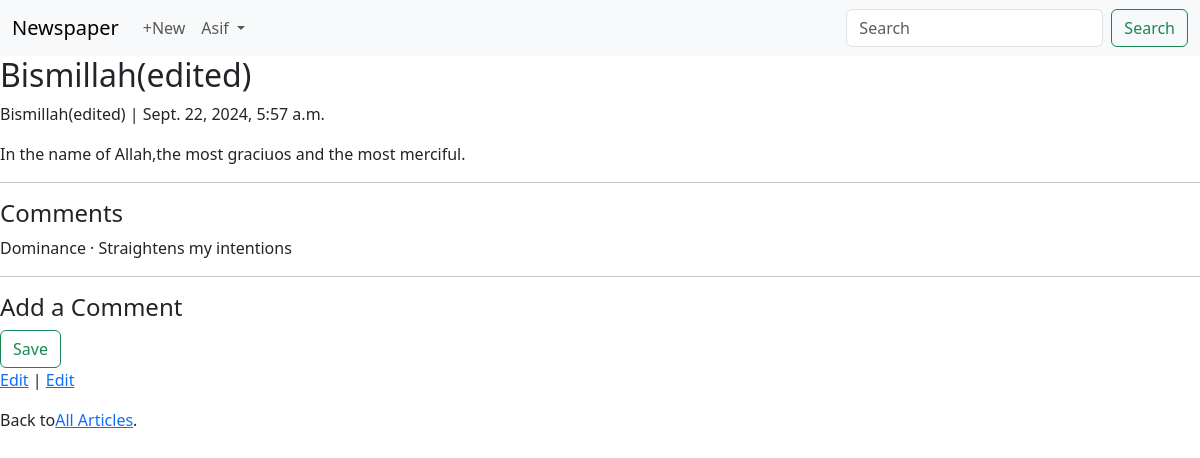
Screenshot of /articles/1/ (signed in) with the database file from the repository.
### accounts/models.py (models this page shows)
class CustomUser(AbstractUser):
    age = models.PositiveBigIntegerField(null=True,blank=True)

### articles/models.py (models this page shows, shortened)
class Article(models.Model):
    title = models.CharField(max_length=250)
    body = models.TextField()
    date = models.DateTimeField(auto_now_add=True)
    author = models.ForeignKey(
        settings.AUTH_USER_MODEL,
        on_delete=models.CASCADE
    )

class Comment(models.Model):
    article = models.ForeignKey(Article,on_delete=models.CASCADE)
    comment = models.TextField()
    author = models.ForeignKey(
        settings.AUTH_USER_MODEL,
        on_delete=models.CASCADE,
    )
    def __str__(self):
        return self.comment

### articles/views.py (the view, shortened to what this page needs)
# urls.py: path('<int:pk>/',ArticleDetailView.as_view(),name='article_detail'),
class ArticleDetailView(LoginRequiredMixin,View):
    def get(self,request,*args,**kwargs):
        view = CommentGet.as_view()
        return view(request,*args,**kwargs)

### articles/forms.py
class CommentForm(forms.ModelForm):
    class Meta:
        model = Comment
        fields = ("comment","author",)

### articles/views.py (called while the page is built)
    def get_context_data(self, **kwargs):
        context = super().get_context_data(**kwargs)
        context["form"] = CommentForm()
        return context

### templates/article_detail.html (shortened to what this page needs)
{% extends "base.html" %}
{% load crispy_forms_tags %}
{% block content %}
<div class="article-entry">
    <h2>{{object.title}}</h2>
    <p>{{object.title}} | {{object.date}}</p>
    <p>{{object.body}}</p>
</div>
<hr>
<h4>Comments</h4>
{% for comment in article.comment_set.all %}
    <p>{{comment.author}} &middot; {{comment}}</p>
{% endfor %}
<hr>
<h4>Add a Comment</h4>
<form action='' method='post'>
    <button type='submit' class='btn btn-outline-success ml-2'>Save</button>
</form>
<p><a href='{% url "article_edit" article.pk %}'>Edit</a> | <a href='{% url "article_edit" article.pk %}'>Edit</a> </p>
<p>Back to<a href='{% url "article_list"  %}'>All Articles</a>.</p>
{% endblock  %}

### templates/base.html (shortened to what this page needs)
<!DOCTYPE html>
<html lang="en">
<head>
    <link href="https://cdn.jsdelivr.net/npm/bootstrap@5.3.3/dist/css/bootstrap.min.css" rel="stylesheet">
</head>
<body>
    <nav class="navbar navbar-expand-lg bg-body-tertiary">
        <div class="container-fluid">
          <a class="navbar-brand" href="{% url 'home' %}">Newspaper</a>
          <div class="collapse navbar-collapse" id="navbarSupportedContent">
            {% if user.is_authenticated %}
            <ul class="navbar-nav me-auto mb-2 mb-lg-0">
              <li class="nav-item">
                <a class="nav-link" href="{% url 'article_new' %}">+New</a>
              </li>
              <li class="nav-item dropdown">
                <a class="nav-link dropdown-toggle" href="#" role="button" data-bs-toggle="dropdown" aria-expanded="false">
                  {{user.username}}
                </a>
              </li>
            </ul>
            {% endif %}
            <form class="d-flex" role="search">
              <input class="form-control me-2" type="search" placeholder="Search" aria-label="Search">
              <button class="btn btn-outline-success" type="submit">Search</button>
            </form>
          </div>
        </div>
      </nav>
    <main>
        {% block content %}
        {% endblock  %}
    </main>
</body>
</html>

### rows the page displays
CustomUser: username "Asif"
Article: title "Bismillah(edited)", date "Sept. 22, 2024, 5:57 a.m.", body "In the name of Allah,the most graciuos and the most merciful."
Comment: author "Dominance", comment "Straightens my intentions"
